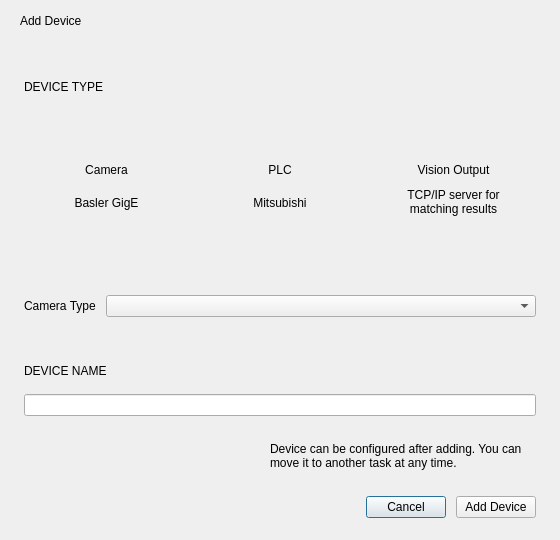
<?xml version="1.0" encoding="UTF-8"?>
<ui version="4.0">
 <class>AddDeviceWizard</class>
 <widget class="QDialog" name="AddDeviceWizard">
  <property name="geometry">
   <rect>
    <x>0</x>
    <y>0</y>
    <width>560</width>
    <height>540</height>
   </rect>
  </property>
  <property name="minimumSize">
   <size>
    <width>540</width>
    <height>0</height>
   </size>
  </property>
  <property name="windowTitle">
   <string>Add Device</string>
  </property>
  <layout class="QVBoxLayout" name="rootLayout" stretch="0,1">
   <property name="spacing">
    <number>0</number>
   </property>
   <property name="leftMargin">
    <number>0</number>
   </property>
   <property name="topMargin">
    <number>0</number>
   </property>
   <property name="rightMargin">
    <number>0</number>
   </property>
   <property name="bottomMargin">
    <number>0</number>
   </property>
   <item>
    <widget class="QFrame" name="adwHeader">
     <property name="frameShape">
      <enum>QFrame::Shape::NoFrame</enum>
     </property>
     <layout class="QHBoxLayout" name="headerLayout">
      <property name="spacing">
       <number>0</number>
      </property>
      <property name="leftMargin">
       <number>20</number>
      </property>
      <property name="topMargin">
       <number>14</number>
      </property>
      <property name="rightMargin">
       <number>20</number>
      </property>
      <property name="bottomMargin">
       <number>14</number>
      </property>
      <item>
       <layout class="QVBoxLayout" name="titleCol">
        <property name="spacing">
         <number>2</number>
        </property>
        <item>
         <widget class="QLabel" name="adwTitle">
          <property name="text">
           <string>Add Device</string>
          </property>
         </widget>
        </item>
        <item>
         <widget class="QLabel" name="adwSubtitle">
          <property name="text">
           <string/>
          </property>
         </widget>
        </item>
       </layout>
      </item>
      <item>
       <spacer name="headerSpacer">
        <property name="orientation">
         <enum>Qt::Orientation::Horizontal</enum>
        </property>
        <property name="sizeHint" stdset="0">
         <size>
          <width>40</width>
          <height>20</height>
         </size>
        </property>
       </spacer>
      </item>
     </layout>
    </widget>
   </item>
   <item>
    <widget class="QWidget" name="adwBody" native="true">
     <layout class="QVBoxLayout" name="bodyLayout">
      <property name="spacing">
       <number>16</number>
      </property>
      <property name="leftMargin">
       <number>24</number>
      </property>
      <property name="topMargin">
       <number>22</number>
      </property>
      <property name="rightMargin">
       <number>24</number>
      </property>
      <property name="bottomMargin">
       <number>22</number>
      </property>
      <item>
       <widget class="QLabel" name="adwSectionType">
        <property name="text">
         <string>DEVICE TYPE</string>
        </property>
        <property name="adwSection" stdset="0">
         <bool>true</bool>
        </property>
       </widget>
      </item>
      <item>
       <layout class="QHBoxLayout" name="cardsLayout">
        <property name="spacing">
         <number>8</number>
        </property>
        <item>
         <widget class="QFrame" name="adwCard_camera">
          <property name="minimumSize">
           <size>
            <width>0</width>
            <height>116</height>
           </size>
          </property>
          <property name="maximumSize">
           <size>
            <width>16777215</width>
            <height>116</height>
           </size>
          </property>
          <property name="cursor">
           <cursorShape>PointingHandCursor</cursorShape>
          </property>
          <property name="frameShape">
           <enum>QFrame::Shape::NoFrame</enum>
          </property>
          <property name="adwCard" stdset="0">
           <bool>true</bool>
          </property>
          <property name="selected" stdset="0">
           <bool>false</bool>
          </property>
          <layout class="QVBoxLayout" name="cardCameraLayout">
           <property name="spacing">
            <number>5</number>
           </property>
           <property name="leftMargin">
            <number>12</number>
           </property>
           <property name="topMargin">
            <number>14</number>
           </property>
           <property name="rightMargin">
            <number>12</number>
           </property>
           <property name="bottomMargin">
            <number>10</number>
           </property>
           <item>
            <widget class="QLabel" name="adwCardIcon_camera">
             <property name="alignment">
              <set>Qt::AlignmentFlag::AlignCenter</set>
             </property>
             <property name="adwCardIcon" stdset="0">
              <bool>true</bool>
             </property>
            </widget>
           </item>
           <item>
            <widget class="QLabel" name="adwCardName_camera">
             <property name="text">
              <string>Camera</string>
             </property>
             <property name="alignment">
              <set>Qt::AlignmentFlag::AlignCenter</set>
             </property>
             <property name="adwCardName" stdset="0">
              <bool>true</bool>
             </property>
             <property name="selected" stdset="0">
              <bool>false</bool>
             </property>
            </widget>
           </item>
           <item>
            <widget class="QLabel" name="adwCardDesc_camera">
             <property name="text">
              <string>Basler GigE</string>
             </property>
             <property name="alignment">
              <set>Qt::AlignmentFlag::AlignCenter</set>
             </property>
             <property name="wordWrap">
              <bool>true</bool>
             </property>
             <property name="adwCardDesc" stdset="0">
              <bool>true</bool>
             </property>
            </widget>
           </item>
          </layout>
         </widget>
        </item>
        <item>
         <widget class="QFrame" name="adwCard_plc">
          <property name="minimumSize">
           <size>
            <width>0</width>
            <height>116</height>
           </size>
          </property>
          <property name="maximumSize">
           <size>
            <width>16777215</width>
            <height>116</height>
           </size>
          </property>
          <property name="cursor">
           <cursorShape>PointingHandCursor</cursorShape>
          </property>
          <property name="frameShape">
           <enum>QFrame::Shape::NoFrame</enum>
          </property>
          <property name="adwCard" stdset="0">
           <bool>true</bool>
          </property>
          <property name="selected" stdset="0">
           <bool>false</bool>
          </property>
          <layout class="QVBoxLayout" name="cardMcLayout">
           <property name="spacing">
            <number>5</number>
           </property>
           <property name="leftMargin">
            <number>12</number>
           </property>
           <property name="topMargin">
            <number>14</number>
           </property>
           <property name="rightMargin">
            <number>12</number>
           </property>
           <property name="bottomMargin">
            <number>10</number>
           </property>
           <item>
            <widget class="QLabel" name="adwCardIcon_plc">
             <property name="alignment">
              <set>Qt::AlignmentFlag::AlignCenter</set>
             </property>
             <property name="adwCardIcon" stdset="0">
              <bool>true</bool>
             </property>
            </widget>
           </item>
           <item>
            <widget class="QLabel" name="adwCardName_plc">
             <property name="text">
              <string>PLC</string>
             </property>
             <property name="alignment">
              <set>Qt::AlignmentFlag::AlignCenter</set>
             </property>
             <property name="adwCardName" stdset="0">
              <bool>true</bool>
             </property>
             <property name="selected" stdset="0">
              <bool>false</bool>
             </property>
            </widget>
           </item>
           <item>
            <widget class="QLabel" name="adwCardDesc_plc">
             <property name="text">
              <string>Mitsubishi</string>
             </property>
             <property name="alignment">
              <set>Qt::AlignmentFlag::AlignCenter</set>
             </property>
             <property name="wordWrap">
              <bool>true</bool>
             </property>
             <property name="adwCardDesc" stdset="0">
              <bool>true</bool>
             </property>
            </widget>
           </item>
          </layout>
         </widget>
        </item>
        <item>
         <widget class="QFrame" name="adwCard_visionOutput">
          <property name="minimumSize">
           <size>
            <width>0</width>
            <height>116</height>
           </size>
          </property>
          <property name="maximumSize">
           <size>
            <width>16777215</width>
            <height>116</height>
           </size>
          </property>
          <property name="cursor">
           <cursorShape>PointingHandCursor</cursorShape>
          </property>
          <property name="frameShape">
           <enum>QFrame::Shape::NoFrame</enum>
          </property>
          <property name="adwCard" stdset="0">
           <bool>true</bool>
          </property>
          <property name="selected" stdset="0">
           <bool>false</bool>
          </property>
          <layout class="QVBoxLayout" name="cardVisionOutputLayout">
           <property name="spacing">
            <number>5</number>
           </property>
           <property name="leftMargin">
            <number>12</number>
           </property>
           <property name="topMargin">
            <number>14</number>
           </property>
           <property name="rightMargin">
            <number>12</number>
           </property>
           <property name="bottomMargin">
            <number>10</number>
           </property>
           <item>
            <widget class="QLabel" name="adwCardIcon_visionOutput">
             <property name="alignment">
              <set>Qt::AlignmentFlag::AlignCenter</set>
             </property>
             <property name="adwCardIcon" stdset="0">
              <bool>true</bool>
             </property>
            </widget>
           </item>
           <item>
            <widget class="QLabel" name="adwCardName_visionOutput">
             <property name="text">
              <string>Vision Output</string>
             </property>
             <property name="alignment">
              <set>Qt::AlignmentFlag::AlignCenter</set>
             </property>
             <property name="adwCardName" stdset="0">
              <bool>true</bool>
             </property>
             <property name="selected" stdset="0">
              <bool>false</bool>
             </property>
            </widget>
           </item>
           <item>
            <widget class="QLabel" name="adwCardDesc_visionOutput">
             <property name="text">
              <string>TCP/IP server for matching results</string>
             </property>
             <property name="alignment">
              <set>Qt::AlignmentFlag::AlignCenter</set>
             </property>
             <property name="wordWrap">
              <bool>true</bool>
             </property>
             <property name="adwCardDesc" stdset="0">
              <bool>true</bool>
             </property>
            </widget>
           </item>
          </layout>
         </widget>
        </item>
       </layout>
      </item>
      <item>
       <spacer name="verticalSpacer">
        <property name="orientation">
         <enum>Qt::Orientation::Vertical</enum>
        </property>
        <property name="sizeHint" stdset="0">
         <size>
          <width>20</width>
          <height>40</height>
         </size>
        </property>
       </spacer>
      </item>
      <item>
       <widget class="QStackedWidget" name="adwConfigStack">
        <property name="currentIndex">
         <number>0</number>
        </property>
        <widget class="QWidget" name="pgCamera">
         <layout class="QFormLayout" name="pgCameraLayout">
          <property name="horizontalSpacing">
           <number>10</number>
          </property>
          <property name="verticalSpacing">
           <number>8</number>
          </property>
          <property name="leftMargin">
           <number>0</number>
          </property>
          <property name="topMargin">
           <number>0</number>
          </property>
          <property name="rightMargin">
           <number>0</number>
          </property>
          <property name="bottomMargin">
           <number>0</number>
          </property>
          <item row="0" column="0">
           <widget class="QLabel" name="lblCameraType">
            <property name="text">
             <string>Camera Type</string>
            </property>
           </widget>
          </item>
          <item row="0" column="1">
           <widget class="CompactComboBox" name="cbxCameraType"/>
          </item>
         </layout>
        </widget>
        <widget class="QWidget" name="pgMc">
         <layout class="QFormLayout" name="pgMcLayout">
          <property name="horizontalSpacing">
           <number>10</number>
          </property>
          <property name="verticalSpacing">
           <number>8</number>
          </property>
          <property name="leftMargin">
           <number>0</number>
          </property>
          <property name="topMargin">
           <number>0</number>
          </property>
          <property name="rightMargin">
           <number>0</number>
          </property>
          <property name="bottomMargin">
           <number>0</number>
          </property>
          <item row="0" column="0">
           <widget class="QLabel" name="lblMcFrame">
            <property name="text">
             <string>Frame Type</string>
            </property>
           </widget>
          </item>
          <item row="0" column="1">
           <widget class="CompactComboBox" name="cbxMcFrameType"/>
          </item>
          <item row="1" column="0">
           <widget class="QLabel" name="lblMcCode">
            <property name="text">
             <string>Data Code</string>
            </property>
           </widget>
          </item>
          <item row="1" column="1">
           <widget class="CompactComboBox" name="cbxMcCode"/>
          </item>
         </layout>
        </widget>
        <widget class="QWidget" name="pgVisionOutput">
         <layout class="QFormLayout" name="pgVisionOutputLayout">
          <property name="horizontalSpacing">
           <number>10</number>
          </property>
          <property name="verticalSpacing">
           <number>8</number>
          </property>
          <property name="leftMargin">
           <number>0</number>
          </property>
          <property name="topMargin">
           <number>0</number>
          </property>
          <property name="rightMargin">
           <number>0</number>
          </property>
          <property name="bottomMargin">
           <number>0</number>
          </property>
          <item row="0" column="0">
           <widget class="QLabel" name="lblVisionType">
            <property name="text">
             <string>Output Type</string>
            </property>
           </widget>
          </item>
          <item row="0" column="1">
           <widget class="CompactComboBox" name="cbxVisionType"/>
          </item>
         </layout>
        </widget>
       </widget>
      </item>
      <item>
       <widget class="QLabel" name="adwSectionName">
        <property name="text">
         <string>DEVICE NAME</string>
        </property>
        <property name="adwSection" stdset="0">
         <bool>true</bool>
        </property>
       </widget>
      </item>
      <item>
       <widget class="QLineEdit" name="adwNameEdit"/>
      </item>
      <item>
       <widget class="QFrame" name="adwInfoStrip">
        <property name="frameShape">
         <enum>QFrame::Shape::NoFrame</enum>
        </property>
        <layout class="QHBoxLayout" name="infoLayout">
         <property name="spacing">
          <number>10</number>
         </property>
         <property name="leftMargin">
          <number>14</number>
         </property>
         <property name="topMargin">
          <number>10</number>
         </property>
         <property name="rightMargin">
          <number>14</number>
         </property>
         <property name="bottomMargin">
          <number>10</number>
         </property>
         <item>
          <widget class="QLabel" name="adwInfoIcon">
           <property name="alignment">
            <set>Qt::AlignmentFlag::AlignLeading|Qt::AlignmentFlag::AlignLeft|Qt::AlignmentFlag::AlignTop</set>
           </property>
          </widget>
         </item>
         <item>
          <widget class="QLabel" name="adwInfoText">
           <property name="text">
            <string>Device can be configured after adding. You can move it to another task at any time.</string>
           </property>
           <property name="wordWrap">
            <bool>true</bool>
           </property>
          </widget>
         </item>
        </layout>
       </widget>
      </item>
      <item>
       <layout class="QHBoxLayout" name="buttonRow">
        <property name="spacing">
         <number>10</number>
        </property>
        <item>
         <spacer name="btnSpacer">
          <property name="orientation">
           <enum>Qt::Orientation::Horizontal</enum>
          </property>
          <property name="sizeHint" stdset="0">
           <size>
            <width>40</width>
            <height>20</height>
           </size>
          </property>
         </spacer>
        </item>
        <item>
         <widget class="QPushButton" name="adwCancelBtn">
          <property name="cursor">
           <cursorShape>PointingHandCursor</cursorShape>
          </property>
          <property name="text">
           <string>Cancel</string>
          </property>
         </widget>
        </item>
        <item>
         <widget class="QPushButton" name="adwAddBtn">
          <property name="cursor">
           <cursorShape>PointingHandCursor</cursorShape>
          </property>
          <property name="text">
           <string>Add Device</string>
          </property>
          <property name="deviceColor" stdset="0">
           <string>camera</string>
          </property>
         </widget>
        </item>
       </layout>
      </item>
     </layout>
    </widget>
   </item>
  </layout>
 </widget>
 <customwidgets>
  <customwidget>
   <class>CompactComboBox</class>
   <extends>QComboBox</extends>
   <header location="global">form/widgets/compact_combo_box.h</header>
  </customwidget>
 </customwidgets>
 <resources/>
 <connections/>
</ui>
